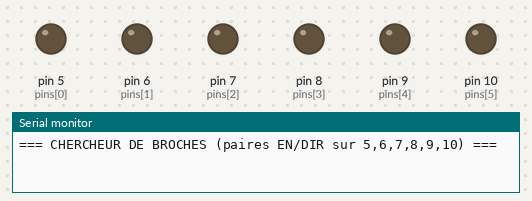
A sketch run on a simulated Arduino Uno, built with avr-gcc and run on an emulated ATmega328P. On the bench: output pins drawn as LEDs (lit = HIGH), the last lines printed to the serial monitor.

Above: at 0.1 s.
At 2.1 s:
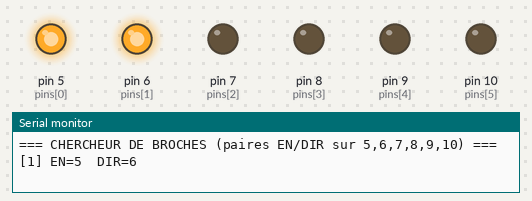
At 9.0 s:
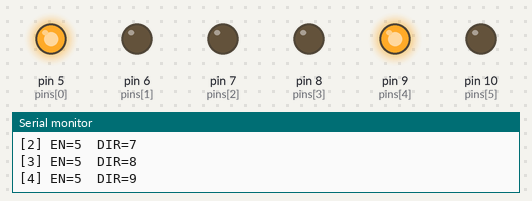
At 18.2 s:
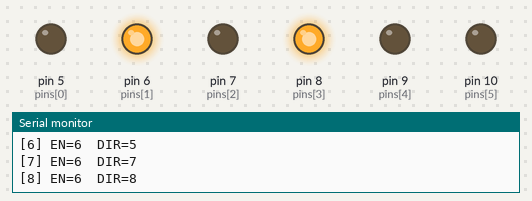
At 27.4 s:
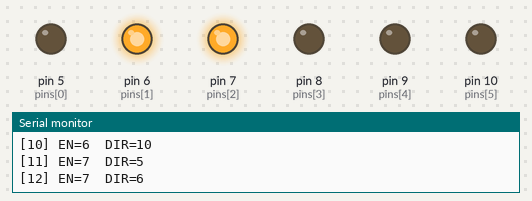
At 36.6 s:
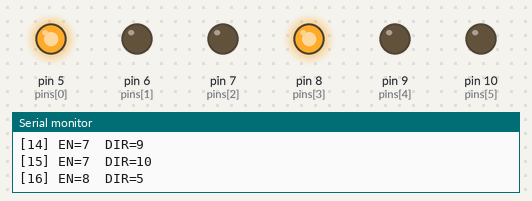
Timing chart, 0 to 40.0 s (numbered marks = the images above):
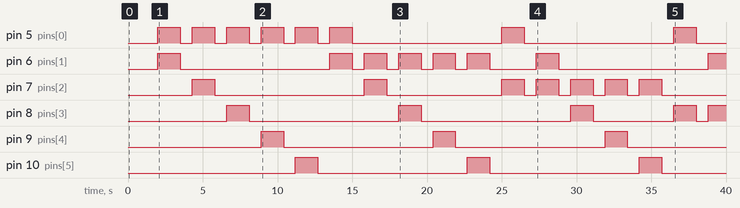

Measured:
- by itself, pin 5 (pins[0]): repeats every 11.5 s: HIGH 1.5 s, LOW 10.0 s
- by itself, pin 6 (pins[1]): LOW → HIGH at 2.0 s, → LOW 1.5 s later, → HIGH 10.0 s later, → LOW 1.5 s later, … (15 changes in this stretch)
- by itself, pin 7 (pins[2]): goes HIGH 1.5 s, LOW 10.0 s, HIGH 1.5 s, LOW 7.7 s, 4 × (HIGH 1.5 s, LOW 0.80 s), HIGH 1.5 s, then LOW
- by itself, pin 8 (pins[3]): LOW → HIGH at 6.6 s, → LOW 1.5 s later, → HIGH 10.0 s later, → LOW 1.5 s later, … (9 changes in this stretch)
- by itself, pin 9 (pins[4]), pin 10 (pins[5]): alternates HIGH for 1.5 s and LOW for 10.0 s

The sketch:

find_pins.ino
```cpp
// find_pins.ino — CHERCHEUR DE BROCHES (diagnostic câblage moteurs)
// ---------------------------------------------------------------------------
// Teste toutes les paires (ENABLE, DIRECTION) parmi les broches 5,6,7,8,9,10.
// Pour chaque paire : annonce "[index] EN=x DIR=y" sur le moniteur série
// (9600 bauds), active 1,5 s, puis pause.
//
// >>> TON BOULOT : note l'INDEX quand une roue tourne, + QUELLE roue + QUEL SENS.
//     Exemple :  "[3] -> roue gauche tourne en avant"
//
// (Si AUCUNE des 30 combinaisons ne bouge une roue, on élargira la recherche.)

const int pins[] = {5, 6, 7, 8, 9, 10};
const int N = 6;

void allLow() {
  for (int i = 0; i < N; i++) {
    pinMode(pins[i], OUTPUT);
    digitalWrite(pins[i], LOW);
  }
}

void setup() {
  Serial.begin(9600);
  allLow();
  Serial.println("=== CHERCHEUR DE BROCHES (paires EN/DIR sur 5,6,7,8,9,10) ===");
  delay(2000);
}

void loop() {
  int idx = 1;
  for (int e = 0; e < N; e++) {
    for (int d = 0; d < N; d++) {
      if (e == d) continue;
      allLow();
      Serial.print("[");
      Serial.print(idx);
      Serial.print("] EN=");
      Serial.print(pins[e]);
      Serial.print("  DIR=");
      Serial.println(pins[d]);
      analogWrite(pins[e], 255); // enable à fond
      digitalWrite(pins[d], HIGH);
      delay(1500);
      allLow();
      delay(800);
      idx++;
    }
  }
  Serial.println("--- fin du cycle, ca recommence dans 4s ---");
  delay(4000);
}
```
